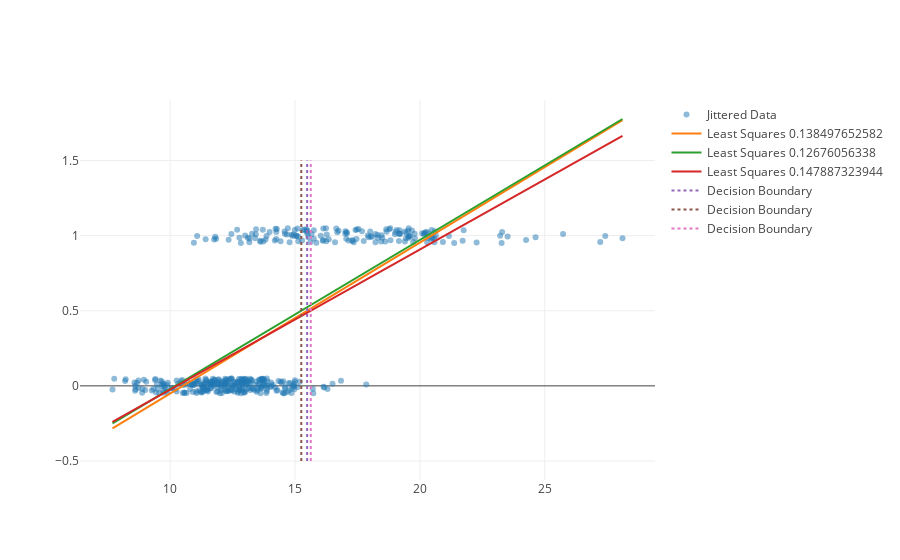

Notebook code for this chart:
### Markdown cell above
We can visualize all the models and their decisions

### Code cell
dec_lines = [
    go.Scatter(name="Decision Boundary", 
               x = [(0.5 - m.intercept_)/m.coef_[0]]*2, 
               y=[-0.5,1.5], mode="lines",
               line=dict(dash="dot"))
    for m in models]

X_plt = np.linspace(np.min(X), np.max(X), 10)
model_lines = [
    go.Scatter(name="Least Squares " + str(zero_one_loss(Y, m.predict(X) > 0.5)),
               x=X_plt, y=m.predict(np.array([X_plt]).T), 
               mode="lines")
    for m in models]
py.iplot([points] + model_lines + dec_lines)

### Figure 1 — Plotly figure (JSON) as saved in the notebook; plotly's stock layout.template omitted (floating-point values rounded to 4 significant figures; data arrays with more than 128 entries replaced by an {"elided": "..."} marker saying what was removed)
{"data": [{"marker": {"opacity": 0.5}, "mode": "markers", "name": "Jittered Data", "type": "scatter", "x": {"elided": "426 float values"}, "y": {"elided": "426 float values"}}, {"mode": "lines", "name": "Least Squares 0.138497652582", "type": "scatter", "x": [7.691, 9.96, 12.23, 14.5, 16.77, 19.03, 21.3, 23.57, 25.84, 28.11], "y": [-0.2827, -0.05484, 0.1731, 0.4009, 0.6288, 0.8567, 1.085, 1.313, 1.54, 1.768]}, {"mode": "lines", "name": "Least Squares 0.12676056338", "type": "scatter", "x": [7.691, 9.96, 12.23, 14.5, 16.77, 19.03, 21.3, 23.57, 25.84, 28.11], "y": [-0.25, -0.02484, 0.2003, 0.4254, 0.6505, 0.8757, 1.101, 1.326, 1.551, 1.776]}, {"mode": "lines", "name": "Least Squares 0.147887323944", "type": "scatter", "x": [7.691, 9.96, 12.23, 14.5, 16.77, 19.03, 21.3, 23.57, 25.84, 28.11], "y": [-0.2402, -0.02867, 0.1829, 0.3945, 0.606, 0.8176, 1.029, 1.241, 1.452, 1.664]}, {"line": {"dash": "dot"}, "mode": "lines", "name": "Decision Boundary", "type": "scatter", "x": [15.48, 15.48], "y": [-0.5, 1.5]}, {"line": {"dash": "dot"}, "mode": "lines", "name": "Decision Boundary", "type": "scatter", "x": [15.25, 15.25], "y": [-0.5, 1.5]}, {"line": {"dash": "dot"}, "mode": "lines", "name": "Decision Boundary", "type": "scatter", "x": [15.63, 15.63], "y": [-0.5, 1.5]}], "layout": {}}
